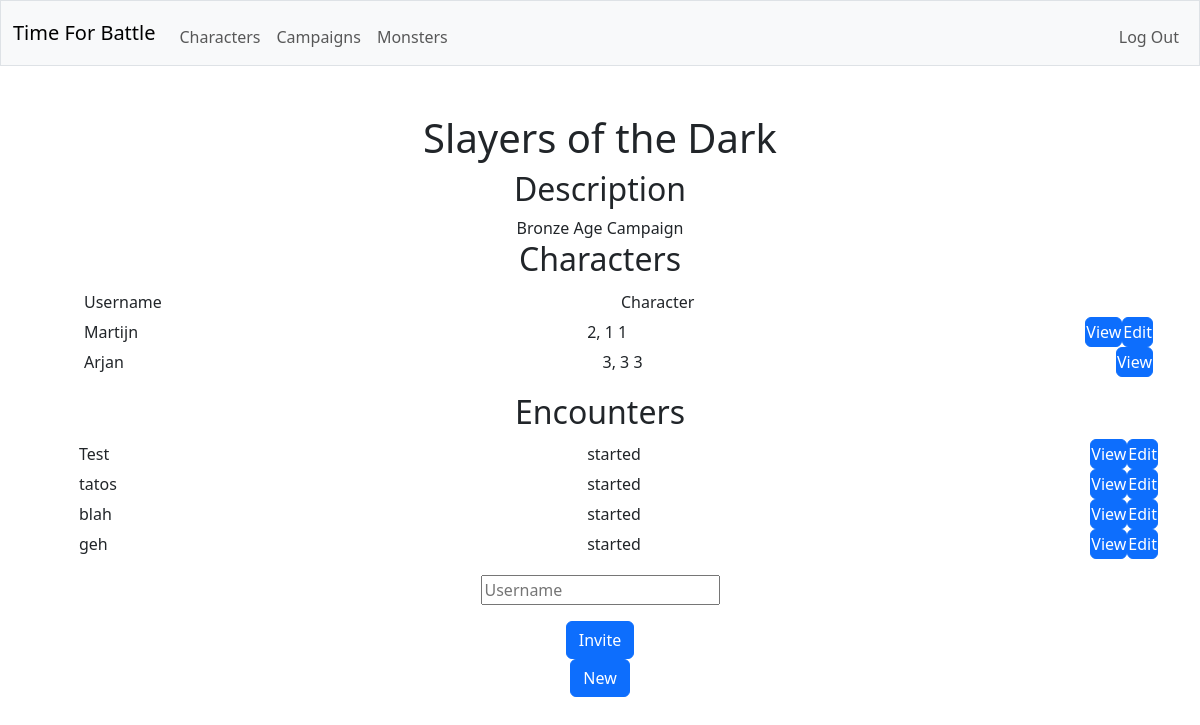
Page /campaign/1 (signed in) on the earlier database version.
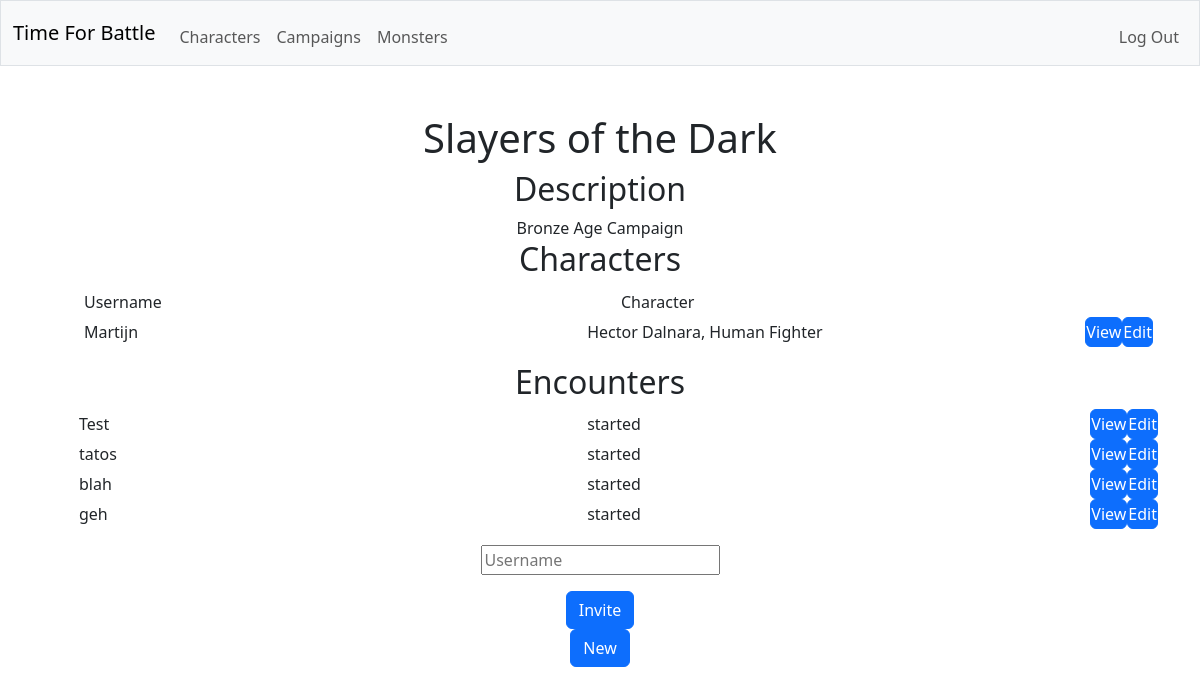
Same page on the later database version.
### tables this page shows
CREATE TABLE "campaigns" (id INTEGER PRIMARY KEY AUTOINCREMENT NOT NULL, dm_id INTEGER NOT NULL, name TEXT NOT NULL, description TEXT, FOREIGN KEY (dm_id) REFERENCES users(id));

CREATE TABLE characters (creature_id INTEGER NOT NULL, background TEXT NOT NULL, species TEXT NOT NULL, class TEXT NOT NULL,  prof_bonus INT NOT NULL, species_traits TEXT NOT NULL, feats TEXT NOT NULL, acrobatics INTEGER NOT NULL, animal_handling INTEGER NOT NULL, arcana INTEGER NOT NULL, athletics INTEGER NOT NULL, deception INTEGER NOT NULL, history INTEGER NOT NULL, insight INTEGER NOT NULL, intimidation INTEGER NOT NULL, investigation INTEGER NOT NULL, medicine INTEGER NOT NULL, nature INTEGER NOT NULL, perception INTEGER NOT NULL, performance INTEGER NOT NULL, persuasion INTEGER NOT NULL, religion INTEGER NOT NULL, sleight_of_hand INTEGER NOT NULL, stealth INTEGER NOT NULL, survival INTEGER NOT NULL, FOREIGN KEY (creature_id) REFERENCES creatures(id));

CREATE TABLE users (id INTEGER PRIMARY KEY AUTOINCREMENT NOT NULL, username TEXT NOT NULL, hash TEXT NOT NULL);

CREATE TABLE creatures (id INTEGER PRIMARY KEY NOT NULL, user_id INTEGER NOT NULL, is_player INTEGER NOT NULL, name TEXT NOT NULL, size TEXT NOT NULL, alignment TEXT NOT NULL, armor_class TEXT NOT NULL, max_hitpoints INTEGER NOT NULL, initiative_bonus INTEGER NOT NULL, speed TEXT NOT NULL, strength INTEGER NOT NULL, dexterity INTEGER NOT NULL, constitution INTEGER NOT NULL, intelligence INTEGER NOT NULL, wisdom INTEGER NOT NULL, charisma INTEGER NOT NULL, strength_save_bonus INTEGER NOT NULL, dexterity_save_bonus INTEGER NOT NULL, constitution_save_bonus INTEGER NOT NULL, intelligence_save_bonus INTEGER NOT NULL, wisdom_save_bonus INTEGER NOT NULL, charisma_save_bonus INTEGER NOT NULL, skills TEXT NOT NULL, senses TEXT NOT NULL, languages TEXT NOT NULL, traits TEXT NOT NULL, FOREIGN KEY (user_id) REFERENCES users(id));

CREATE TABLE encounters (id INTEGER PRIMARY KEY NOT NULL, campaign_id INTEGER NOT NULL, status TEXT NOT NULL, round_count INTEGER NOT NULL, turn_combatant_id INTEGER NOT NULL, name TEXT NOT NULL, FOREIGN KEY (campaign_id) REFERENCES campaigns(id));

### app.py (the view)
@app.route("/campaign/<campaign_id>")
@login_required
def view_campaign(campaign_id):
    with sqlite3.connect(database) as conn:
        conn.row_factory = sqlite3.Row
        cur = conn.cursor()
        cur.execute(
            "SELECT * FROM campaigns WHERE id = ?",
            (campaign_id,)
        )
        rows = [dict(row) for row in cur.fetchall()]
    if len(rows) != 1:
        return error("not found", 404)
    campaign = rows[0]
    with sqlite3.connect(database) as conn:
        conn.row_factory = sqlite3.Row
        cur = conn.cursor()
        cur.execute(
            "SELECT * FROM players JOIN characters ON players.creature_id = characters.creature_id JOIN creatures ON players.creature_id = creatures.id JOIN users ON creatures.user_id = users.id WHERE campaign_id = ?",
            (campaign_id,)
        )
        characters = [dict(row) for row in cur.fetchall()]
    with sqlite3.connect(database) as conn:
        conn.row_factory = sqlite3.Row
        cur = conn.cursor()
        cur.execute(
            "SELECT * FROM encounters WHERE campaign_id = ?",
            (campaign_id,)
        )
        encounters = [dict(row) for row in cur.fetchall()]
    with sqlite3.connect(database) as conn:
        conn.row_factory = sqlite3.Row
        cur = conn.cursor()
        cur.execute(
            "SELECT * FROM invitations JOIN users ON user_id = users.id WHERE campaign_id = ?",
            (campaign_id,)
        )
        invitations = [dict(row) for row in cur.fetchall()]
    return render_template("campaign.html", user=session["user_id"], campaign=campaign, characters=characters, encounters=encounters, invitations=invitations)

### helpers.py (called while the page is built)
def login_required(f):
    @wraps(f)
    def decorated_function(*args, **kwargs):
        if session.get("user_id") is None:
            return redirect("/login")
        return f(*args, **kwargs)
    return decorated_function

### templates/campaign.html (shortened to what this page needs)
{% extends "layout.html" %}
{% block main %}
    <h1>{{ campaign.name }}</h1>
    <h2>Description</h2>
    <label>{{ campaign.description }}</label>
    <h2>Characters</h2>
    <ul class="formtable">
        <li>
            <span>
                <label>Username</label>
                <label>Character</label>
            </span>
        </li>
        {% for character in characters %}
            <li>
                <span>
                    <label>{{ character.username }}</label>
                    <label>{{ character.name }}, {{ character.species }} {{ character.class }}</label>
                    <form action="/character/{{ character.creature_id }}" method="get">
                        <button class="btn btn-primary" type="submit">View</button>
                    </form>
                    {% if character.user_id == user %}
                        <form action="/character/{{ character.creature_id }}/edit" method="get">
                            <button class="btn btn-primary" type="submit">Edit</button>
                        </form>
                    {% endif %}
                </span>
            </li>
        {% endfor %}
    </ul>
    <h2>Encounters</h2>
    <ul class="formtable">
        {% for encounter in encounters %}
            {% if campaign.dm_id == user or encounter.status != "closed" %}
                <li>
                    <label>{{ encounter.name }}</label>
                    <label>{{ encounter.status }}</label>
                    <form action="/encounter/{{ encounter.id }}" method="get">
                        <button class="btn btn-primary" type="submit">View</button>
                    </form>
                    {% if campaign.dm_id == user %}
                        <form action="/encounter/{{ encounter.id }}/edit" method="get">
                            <button class="btn btn-primary" type="submit">Edit</button>
                        </form>
                    {% endif %}
                </li>
            {% endif %}
        {% endfor %}
    </ul>
    {% if campaign.dm_id == user %}
        <form action="/campaign/{{ campaign.id }}/invitation" method="post">
            <div class="mb-3">
                <input autocomplete="off" autofocus name="invitation_name" placeholder="Username" type="text">
            </div>
            <button class="btn btn-primary" type="submit">Invite</button>
        </form>
    {% endif %}
    {% if campaign.dm_id == user %}
        <form action="/encounter/new{{ campaign.id }}/edit" method="get">
            <button class="btn btn-primary" type="submit">New</button>
        </form>
    {% endif %}
{% endblock %}

### templates/layout.html (shortened to what this page needs)
<!DOCTYPE html>
<html lang="en">
    <head>
        <link href="https://cdn.jsdelivr.net/npm/bootstrap@5.3.8/dist/css/bootstrap.min.css" rel="stylesheet">
        <link href="/static/styles.css" rel="stylesheet">
    </head>
    <body>
        <nav class="bg-light border navbar navbar-expand-md navbar-light">
            <div class="container-fluid">
                <a class="navbar-brand" href="/"><span class="red">Time For Battle</span></a>
                <div class="collapse navbar-collapse" id="navbar">
                    {% if session["user_id"] %}
                        <ul class="navbar-nav me-auto mt-2">
                            <li class="nav-item"><a class="nav-link" href="/character_list">Characters</a></li>
                            <li class="nav-item"><a class="nav-link" href="/campaign_list">Campaigns</a></li>
                            <li class="nav-item"><a class="nav-link" href="/monster_list">Monsters</a></li>
                        </ul>
                        <ul class="navbar-nav ms-auto mt-2">
                            <li class="nav-item"><a class="nav-link" href="/logout">Log Out</a></li>
                        </ul>
                    {% else %}
                        <ul class="navbar-nav ms-auto mt-2">
                            <li class="nav-item"><a class="nav-link" href="/register">Register</a></li>
                            <li class="nav-item"><a class="nav-link" href="/login">Log In</a></li>
                        </ul>
                    {% endif %}
                </div>
            </div>
        </nav>
        <main class="container py-5 text-center">
            {% block main %}{% endblock %}
        </main>
    </body>
</html>

### static/styles.css (style rules this page uses)
.formtable li { display: flex; padding: 0px; width: 100%; min-height: 30px; }
.formtable label { text-align: left; display: flex; align-items: center; width: 100%; height: 100%; padding: 0px 5px 0px 5px; min-height: 30px; }
.formtable span { display: flex; align-items: center; width: 100%; height: 100%; padding: 0px 5px 0px 5px; min-height: 30px; }
.formtable button { width: 100%; height: 100%; padding: 0px; min-height: 30px; }

Differences in the rows shown:
removed characters: username "Arjan", name "3", species "3", class "3"
changed characters "Martijn": name "2" → "Hector Dalnara"; species "1" → "Human"; class "1" → "Fighter"
